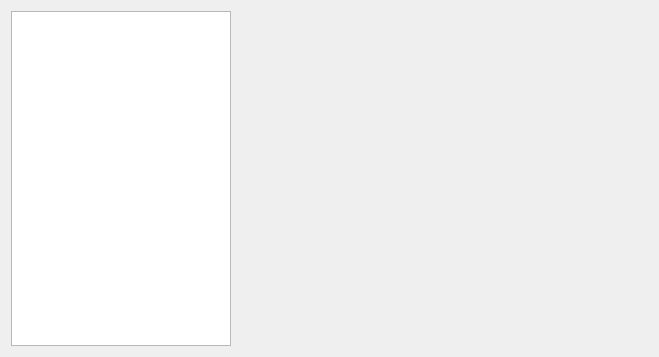
<?xml version="1.0" encoding="UTF-8"?>
<ui version="4.0">
 <class>MainWindow</class>
 <widget class="QWidget" name="MainWindow">
  <property name="geometry">
   <rect>
    <x>0</x>
    <y>0</y>
    <width>659</width>
    <height>357</height>
   </rect>
  </property>
  <property name="windowTitle">
   <string>Network Configuration</string>
  </property>
  <layout class="QHBoxLayout" name="horizontalLayout">
   <item>
    <widget class="TechnologyListWidget" name="technologyListWidget">
     <property name="minimumSize">
      <size>
       <width>220</width>
       <height>0</height>
      </size>
     </property>
     <property name="maximumSize">
      <size>
       <width>220</width>
       <height>16777215</height>
      </size>
     </property>
    </widget>
   </item>
   <item>
    <widget class="QStackedWidget" name="stackedWidget"/>
   </item>
  </layout>
 </widget>
 <customwidgets>
  <customwidget>
   <class>TechnologyListWidget</class>
   <extends>QListWidget</extends>
   <header>technologylistwidget.h</header>
  </customwidget>
 </customwidgets>
 <resources/>
 <connections/>
</ui>
